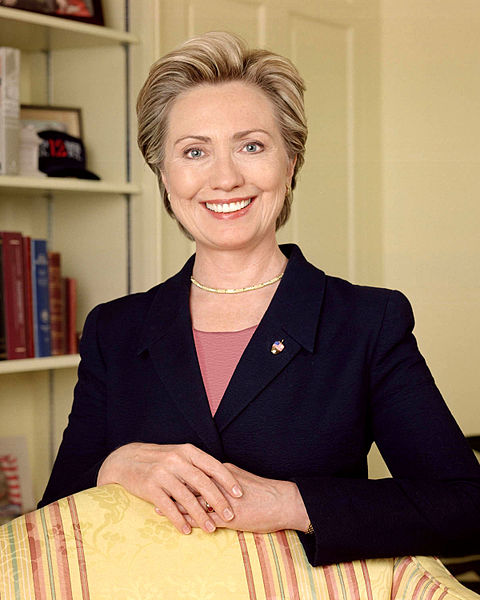
#> input picture myhomepage/images/hillary.jpg, 480 x 600 px, found by its file name
$ python suneyes1.py
#> lines starting #> are read from the running program, lines starting #| are printed output that depends on the picture
'''hillarySunEyes demonstrates PIL.Image.paste()
Unpublished work (c)2013 Project Lead The Way
CSE Activity 1.3.7 PIL API
Version 8/01/2016 '''

import numpy as np
import PIL
import matplotlib.pyplot as plt
import os.path
import PIL.ImageDraw


# Open the files in the same directory as the Python script
directory = os.path.dirname(os.path.abspath(__file__))
hillary_file = os.path.join(directory, 'hillary.jpg')

# Open and show the hillary image in a new Figure window
hillary_img = PIL.Image.open(hillary_file)
#> hillary_img is the input picture: PIL image 480x600 RGB; mean R, G, B 144.8, 119.2, 93.9

width = hillary_img.size[0]
#> width = 480
length = hillary_img.size[1]
#> length = 600

my_mask = PIL.Image.new('RGBA', (width, length), (0, 0, 0, 0))
#> my_mask: PIL image 480x600 RGBA; every value is 0
drawing_layer = PIL.ImageDraw.Draw(my_mask)
drawing_layer.ellipse((0, 0, width, length), fill=(255, 0, 0, 255))

result = PIL.Image.new('RGBA', (width, length))
result.paste(hillary_img, (0, 0), mask=my_mask)
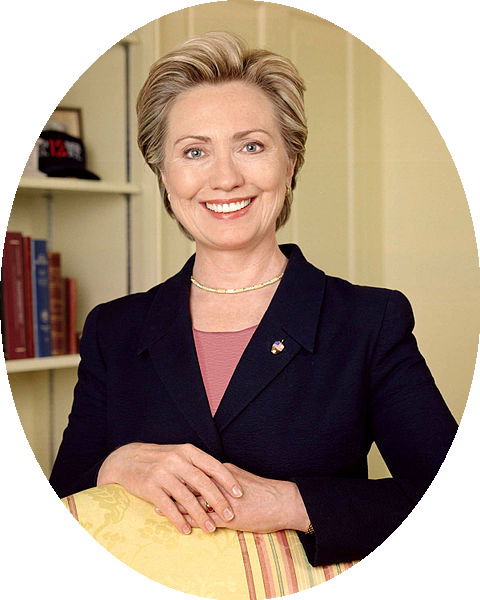
#> result: PIL image 480x600 RGBA; mean R, G, B, A 109.8, 89.7, 72.5, 200.9; transparent parts drawn white

fig, axes = plt.subplots(1, 3)
for i in range(3):
    axes[i].axis('off')
axes[0].imshow(hillary_img, interpolation='none')
axes[0].set_title('hillary_img')
axes[1].imshow(my_mask, interpolation='none')
axes[1].set_title('my_mask')
axes[2].imshow(result, interpolation='none')
axes[2].set_title('result')
fig.show()
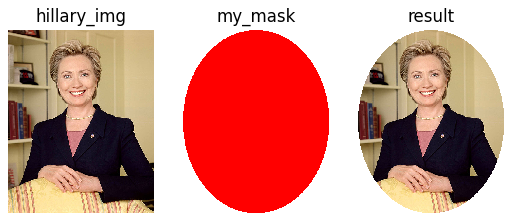
#> figure drawn by matplotlib, 3 panels

fig, axes = plt.subplots(1, 2)
axes[0].imshow(hillary_img, interpolation='none')
axes[0].set_xlim(35, 416) #coordinates measured in plt, and tried in iPython
axes[0].set_ylim(501, 33)

# [106 lines left out: functions round_corners, get_images, round_corners_of_all_images, not called in this run]
# Display hillary in second axes and set window to the right eye
axes[1].imshow(hillary_img, interpolation='none')
axes[1].set_xlim(176,276) #coordinates measured in plt, and tried in iPython
axes[1].set_ylim(160, 126)

sun_file = os.path.join(directory, 'sun_1.jpg')
#> (the run stopped early here; a loop or call above may not have finished)
